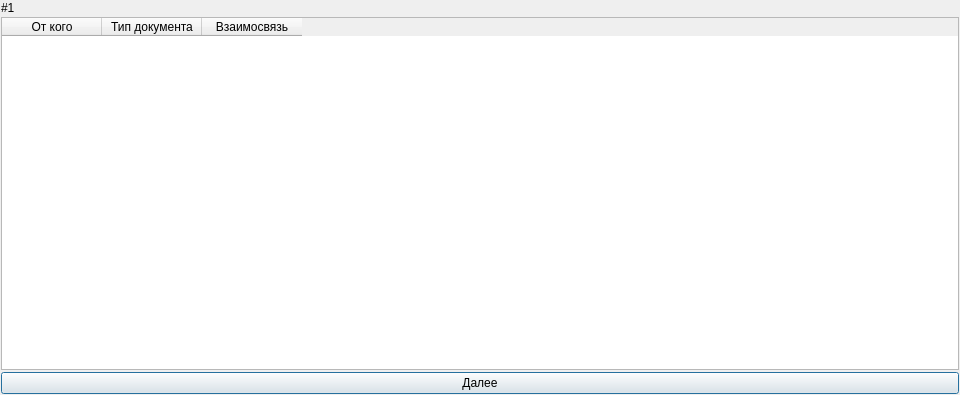
<?xml version="1.0" encoding="UTF-8"?>
<ui version="4.0">
 <class>Dialog</class>
 <widget class="QDialog" name="Dialog">
  <property name="geometry">
   <rect>
    <x>0</x>
    <y>0</y>
    <width>960</width>
    <height>395</height>
   </rect>
  </property>
  <property name="windowTitle">
   <string>Импорт EDI</string>
  </property>
  <layout class="QGridLayout" name="gridLayout">
   <property name="leftMargin">
    <number>0</number>
   </property>
   <property name="topMargin">
    <number>0</number>
   </property>
   <property name="rightMargin">
    <number>0</number>
   </property>
   <property name="bottomMargin">
    <number>0</number>
   </property>
   <property name="spacing">
    <number>0</number>
   </property>
   <item row="0" column="0">
    <widget class="QStackedWidget" name="sw_main">
     <property name="currentIndex">
      <number>0</number>
     </property>
     <widget class="QWidget" name="page">
      <layout class="QGridLayout" name="gridLayout_2">
       <property name="leftMargin">
        <number>1</number>
       </property>
       <property name="topMargin">
        <number>1</number>
       </property>
       <property name="rightMargin">
        <number>1</number>
       </property>
       <property name="bottomMargin">
        <number>1</number>
       </property>
       <property name="spacing">
        <number>2</number>
       </property>
       <item row="0" column="0">
        <widget class="QLabel" name="label">
         <property name="text">
          <string>#1</string>
         </property>
        </widget>
       </item>
       <item row="1" column="0">
        <widget class="QTableWidget" name="tw_edi_1">
         <property name="editTriggers">
          <set>QAbstractItemView::NoEditTriggers</set>
         </property>
         <property name="alternatingRowColors">
          <bool>true</bool>
         </property>
         <property name="selectionBehavior">
          <enum>QAbstractItemView::SelectRows</enum>
         </property>
         <attribute name="horizontalHeaderMinimumSectionSize">
          <number>35</number>
         </attribute>
         <attribute name="verticalHeaderVisible">
          <bool>false</bool>
         </attribute>
         <attribute name="verticalHeaderDefaultSectionSize">
          <number>20</number>
         </attribute>
         <attribute name="verticalHeaderMinimumSectionSize">
          <number>18</number>
         </attribute>
         <column>
          <property name="text">
           <string>От кого</string>
          </property>
         </column>
         <column>
          <property name="text">
           <string>Тип документа</string>
          </property>
         </column>
         <column>
          <property name="text">
           <string>Взаимосвязь</string>
          </property>
         </column>
        </widget>
       </item>
       <item row="2" column="0">
        <widget class="QPushButton" name="pushButton">
         <property name="text">
          <string>Далее</string>
         </property>
        </widget>
       </item>
      </layout>
     </widget>
     <widget class="QWidget" name="page_2">
      <layout class="QGridLayout" name="gridLayout_3">
       <property name="leftMargin">
        <number>1</number>
       </property>
       <property name="topMargin">
        <number>1</number>
       </property>
       <property name="rightMargin">
        <number>1</number>
       </property>
       <property name="bottomMargin">
        <number>1</number>
       </property>
       <property name="spacing">
        <number>2</number>
       </property>
       <item row="2" column="2">
        <widget class="QPushButton" name="pushButton_2">
         <property name="text">
          <string>Далее</string>
         </property>
        </widget>
       </item>
       <item row="2" column="0">
        <widget class="QPushButton" name="pushButton_3">
         <property name="text">
          <string>Назад</string>
         </property>
        </widget>
       </item>
       <item row="2" column="1">
        <spacer name="horizontalSpacer">
         <property name="orientation">
          <enum>Qt::Horizontal</enum>
         </property>
         <property name="sizeHint" stdset="0">
          <size>
           <width>40</width>
           <height>20</height>
          </size>
         </property>
        </spacer>
       </item>
       <item row="1" column="0" colspan="3">
        <widget class="QTableWidget" name="tw_edi_2">
         <property name="editTriggers">
          <set>QAbstractItemView::NoEditTriggers</set>
         </property>
         <property name="alternatingRowColors">
          <bool>true</bool>
         </property>
         <property name="selectionBehavior">
          <enum>QAbstractItemView::SelectRows</enum>
         </property>
         <attribute name="horizontalHeaderMinimumSectionSize">
          <number>35</number>
         </attribute>
         <attribute name="verticalHeaderVisible">
          <bool>false</bool>
         </attribute>
         <attribute name="verticalHeaderDefaultSectionSize">
          <number>20</number>
         </attribute>
         <attribute name="verticalHeaderMinimumSectionSize">
          <number>18</number>
         </attribute>
         <column>
          <property name="text">
           <string>№ Док.</string>
          </property>
         </column>
         <column>
          <property name="text">
           <string>Дата документа</string>
          </property>
         </column>
         <column>
          <property name="text">
           <string>Дата обработки</string>
          </property>
         </column>
        </widget>
       </item>
       <item row="0" column="0" colspan="3">
        <widget class="QLabel" name="label_2">
         <property name="text">
          <string>#2</string>
         </property>
        </widget>
       </item>
      </layout>
     </widget>
     <widget class="QWidget" name="page_3">
      <layout class="QGridLayout" name="gridLayout_4">
       <property name="leftMargin">
        <number>1</number>
       </property>
       <property name="topMargin">
        <number>1</number>
       </property>
       <property name="rightMargin">
        <number>1</number>
       </property>
       <property name="bottomMargin">
        <number>1</number>
       </property>
       <property name="spacing">
        <number>2</number>
       </property>
       <item row="3" column="0">
        <widget class="QPushButton" name="pushButton_4">
         <property name="text">
          <string>Назад</string>
         </property>
        </widget>
       </item>
       <item row="3" column="2">
        <widget class="QPushButton" name="pushButton_5">
         <property name="text">
          <string>Вставить в звказ</string>
         </property>
        </widget>
       </item>
       <item row="3" column="1">
        <spacer name="horizontalSpacer_2">
         <property name="orientation">
          <enum>Qt::Horizontal</enum>
         </property>
         <property name="sizeHint" stdset="0">
          <size>
           <width>40</width>
           <height>20</height>
          </size>
         </property>
        </spacer>
       </item>
       <item row="1" column="0" colspan="3">
        <layout class="QGridLayout" name="gridLayout_5">
         <item row="0" column="0">
          <widget class="QLabel" name="label_4">
           <property name="font">
            <font>
             <pointsize>9</pointsize>
            </font>
           </property>
           <property name="text">
            <string>&lt;html&gt;&lt;head/&gt;&lt;body&gt;&lt;p&gt;&lt;span style=&quot; font-weight:600;&quot;&gt;Номер заказа: &lt;/span&gt;&lt;/p&gt;&lt;/body&gt;&lt;/html&gt;</string>
           </property>
          </widget>
         </item>
         <item row="0" column="1">
          <widget class="QLabel" name="lb_order_number">
           <property name="text">
            <string>123456789</string>
           </property>
          </widget>
         </item>
         <item row="0" column="2">
          <widget class="QLabel" name="label_5">
           <property name="font">
            <font>
             <pointsize>9</pointsize>
            </font>
           </property>
           <property name="text">
            <string>&lt;html&gt;&lt;head/&gt;&lt;body&gt;&lt;p&gt;&lt;span style=&quot; font-weight:600;&quot;&gt;Дата заказа: &lt;/span&gt;&lt;/p&gt;&lt;/body&gt;&lt;/html&gt;</string>
           </property>
          </widget>
         </item>
         <item row="0" column="5">
          <widget class="QLabel" name="le_order_position">
           <property name="text">
            <string>1234</string>
           </property>
          </widget>
         </item>
         <item row="0" column="4">
          <widget class="QLabel" name="label_7">
           <property name="font">
            <font>
             <pointsize>9</pointsize>
            </font>
           </property>
           <property name="text">
            <string>&lt;html&gt;&lt;head/&gt;&lt;body&gt;&lt;p&gt;&lt;span style=&quot; font-weight:600;&quot;&gt;Позиций: &lt;/span&gt;&lt;/p&gt;&lt;/body&gt;&lt;/html&gt;</string>
           </property>
          </widget>
         </item>
         <item row="0" column="3">
          <widget class="QLabel" name="le_order_date">
           <property name="text">
            <string>11-11-1111</string>
           </property>
          </widget>
         </item>
         <item row="0" column="6">
          <widget class="QLabel" name="label_9">
           <property name="font">
            <font>
             <pointsize>9</pointsize>
            </font>
           </property>
           <property name="text">
            <string>&lt;html&gt;&lt;head/&gt;&lt;body&gt;&lt;p&gt;&lt;span style=&quot; font-weight:600;&quot;&gt;Всего штук: &lt;/span&gt;&lt;/p&gt;&lt;/body&gt;&lt;/html&gt;</string>
           </property>
          </widget>
         </item>
         <item row="0" column="7">
          <widget class="QLabel" name="le_order_value">
           <property name="text">
            <string>12345</string>
           </property>
          </widget>
         </item>
        </layout>
       </item>
       <item row="0" column="0">
        <widget class="QLabel" name="label_3">
         <property name="text">
          <string>#3</string>
         </property>
        </widget>
       </item>
       <item row="2" column="0" colspan="3">
        <widget class="QTableWidget" name="tw_edi_3">
         <property name="font">
          <font>
           <pointsize>8</pointsize>
          </font>
         </property>
         <property name="editTriggers">
          <set>QAbstractItemView::NoEditTriggers</set>
         </property>
         <property name="alternatingRowColors">
          <bool>true</bool>
         </property>
         <property name="selectionBehavior">
          <enum>QAbstractItemView::SelectRows</enum>
         </property>
         <attribute name="horizontalHeaderMinimumSectionSize">
          <number>35</number>
         </attribute>
         <attribute name="verticalHeaderVisible">
          <bool>false</bool>
         </attribute>
         <attribute name="verticalHeaderDefaultSectionSize">
          <number>18</number>
         </attribute>
         <attribute name="verticalHeaderMinimumSectionSize">
          <number>16</number>
         </attribute>
         <column>
          <property name="text">
           <string>Название</string>
          </property>
         </column>
         <column>
          <property name="text">
           <string>Штрихкод</string>
          </property>
         </column>
         <column>
          <property name="text">
           <string>Внут. код</string>
          </property>
         </column>
         <column>
          <property name="text">
           <string>Кол-во</string>
          </property>
         </column>
         <column>
          <property name="text">
           <string>Короб.</string>
          </property>
         </column>
         <column>
          <property name="text">
           <string>В кор.</string>
          </property>
         </column>
         <column>
          <property name="text">
           <string>Цена EDI</string>
          </property>
         </column>
         <column>
          <property name="text">
           <string>Цена Tusi</string>
          </property>
         </column>
         <column>
          <property name="text">
           <string>Наш артикул</string>
          </property>
         </column>
         <column>
          <property name="text">
           <string/>
          </property>
         </column>
        </widget>
       </item>
      </layout>
     </widget>
    </widget>
   </item>
  </layout>
 </widget>
 <resources/>
 <connections>
  <connection>
   <sender>pushButton</sender>
   <signal>clicked()</signal>
   <receiver>Dialog</receiver>
   <slot>ui_edi1_acc()</slot>
   <hints>
    <hint type="sourcelabel">
     <x>453</x>
     <y>374</y>
    </hint>
    <hint type="destinationlabel">
     <x>444</x>
     <y>394</y>
    </hint>
   </hints>
  </connection>
  <connection>
   <sender>pushButton_3</sender>
   <signal>clicked()</signal>
   <receiver>Dialog</receiver>
   <slot>ui_edi2_to_edi1()</slot>
   <hints>
    <hint type="sourcelabel">
     <x>47</x>
     <y>365</y>
    </hint>
    <hint type="destinationlabel">
     <x>0</x>
     <y>368</y>
    </hint>
   </hints>
  </connection>
  <connection>
   <sender>pushButton_2</sender>
   <signal>clicked()</signal>
   <receiver>Dialog</receiver>
   <slot>ui_edi2_acc()</slot>
   <hints>
    <hint type="sourcelabel">
     <x>586</x>
     <y>370</y>
    </hint>
    <hint type="destinationlabel">
     <x>593</x>
     <y>394</y>
    </hint>
   </hints>
  </connection>
  <connection>
   <sender>pushButton_4</sender>
   <signal>clicked()</signal>
   <receiver>Dialog</receiver>
   <slot>ui_edi3_to_edi2()</slot>
   <hints>
    <hint type="sourcelabel">
     <x>62</x>
     <y>365</y>
    </hint>
    <hint type="destinationlabel">
     <x>56</x>
     <y>524</y>
    </hint>
   </hints>
  </connection>
  <connection>
   <sender>pushButton_5</sender>
   <signal>clicked()</signal>
   <receiver>Dialog</receiver>
   <slot>ui_edi3_acc()</slot>
   <hints>
    <hint type="sourcelabel">
     <x>894</x>
     <y>360</y>
    </hint>
    <hint type="destinationlabel">
     <x>897</x>
     <y>499</y>
    </hint>
   </hints>
  </connection>
 </connections>
 <slots>
  <slot>ui_edi1_acc()</slot>
  <slot>ui_edi2_to_edi1()</slot>
  <slot>ui_edi2_acc()</slot>
  <slot>ui_edi3_to_edi2()</slot>
  <slot>ui_edi3_acc()</slot>
 </slots>
</ui>
